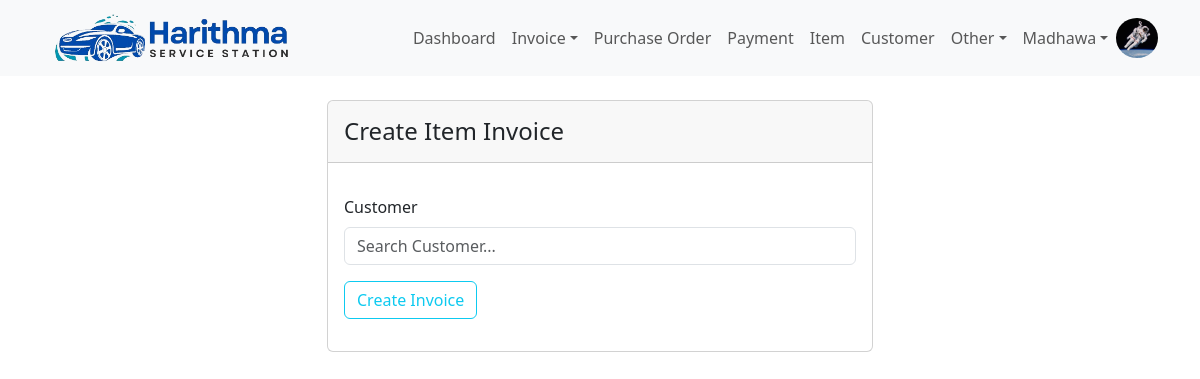
Screenshot of /item_invoice/head/create (signed in) with the database file from the repository.
### harithmapos/models.py (models this page shows, shortened)
class User(db.Model, UserMixin):
    id = db.Column(db.Integer, primary_key=True)
    email = db.Column(db.String(120), unique=True, nullable=False)
    name = db.Column(db.String(50), nullable=False)
    image = db.Column(db.String(20), default='default.jpg')
    password = db.Column(db.String(60), nullable=False)
    create_dttm = db.Column(db.DateTime, nullable=False, default=datetime.utcnow)
    update_dttm = db.Column(db.DateTime, nullable=False, default=datetime.utcnow)

### harithmapos/views/invoice/routes.py (the view, shortened to what this page needs)
@invoice_blueprint.route("/item_invoice/head/create", methods=['GET', 'POST'])
@login_required
def insert_item_invoice_head():
    form = ItemInvoiceHeadCreateForm()
    if request.method == 'GET':
        customers = Customer.query.all()
        return render_template(
            'invoice/item_create.html',
            title='Create Item Invoice',
            form=form,
            customers=customers,
        )
    else:
        flash("Error: Item Invoice create failed!", category='danger')
    return redirect(url_for('invoice_blueprint.item_invoice_head'))

### harithmapos/views/invoice/forms.py
class ItemInvoiceHeadCreateForm(FlaskForm):
    customer = StringField("Customer", validators=[DataRequired()])
    submit = SubmitField('Create Invoice')

### harithmapos/models.py (called while the page is built)
@login_manager.user_loader
def load_user(user_id):
    return User.query.get(int(user_id))

### harithmapos/templates/invoice/item_create.html (shortened to what this page needs)
{% extends 'layout/base.html' %}
{% block body %}
<div class="container mt-4">
    <div class="row justify-content-center">
        <div class="col-md-6">
            <div class="card">
                <header class="card-header">
                    <h4 class="card-title mt-2">Create Item Invoice</h4>
                </header>
                <article class="card-body">
                    <form method="POST" action="">
                        <fieldset class="form-group">
                            <div class="form-group">
                                {{ form.customer.label(class="form-label mt-3",for="customerDataList") }}
                                {{ form.customer(class="form-control", list="datalistOptionsEmployee", id="customerDataList", placeholder="Search Customer...") }}
                            </div>
                        </fieldset>
                        <div class="form-group">
                            {{ form.submit(class="btn btn-outline-info mt-3") }}
                        </div>
                    </form>
                </article>
            </div>
        </div>
    </div>
</div>
{% endblock body %}

### harithmapos/templates/layout/navbar.html (shortened to what this page needs)
<nav class="navbar navbar-expand-lg navbar-light bg-light">
    <div class="container">
        <a href="" class="navbar-brand">
            <img src="{{url_for('static', filename='Harithma-logo.png')}}" height="50" class="d-inline-block align-text-top" alt="">
        </a>
        <div class="collapse navbar-collapse" id="navbarCollapse">
            <ul class="navbar-nav ms-auto">
                {% if current_user.is_authenticated %}
                    <a class="nav-item nav-link" href="{{ url_for('dashboard_blueprint.dashboard') }}">Dashboard</a>
                    <li class="nav-item dropdown">
                        <a class="nav-link dropdown-toggle" href="#" role="button" data-bs-toggle="dropdown" aria-expanded="false">Invoice</a>
                    </li>
                    <a class="nav-item nav-link" href="{{ url_for('purchase_order_blueprint.purchase_order_head') }}">Purchase Order</a>
                    <a class="nav-item nav-link" href="{{ url_for('payment_blueprint.payment') }}">Payment</a>
                    <a class="nav-item nav-link" href="{{ url_for('item_blueprint.item') }}">Item</a>
                    <a class="nav-item nav-link" href="{{ url_for('customer_blueprint.customer') }}">Customer</a>
                    <li class="nav-item dropdown">
                        <a class="nav-link dropdown-toggle" href="#" role="button" data-bs-toggle="dropdown" aria-expanded="false">Other</a>
                    </li>
                    <li class="nav-item dropdown">
                        <a class="nav-link dropdown-toggle" href="#" role="button" data-bs-toggle="dropdown" aria-expanded="false">{{ current_user.name }}</a>
                    </li>
                    <img src="{{ url_for('static', filename='user_images/'+current_user.image) }}" class="rounded-circle" height="40" alt="Avatar" />
                {% else %}
                    <a class="nav-item nav-link" href="{{ url_for('user_blueprint.login') }}">Login</a>
                    <a class="nav-item nav-link" href="{{ url_for('user_blueprint.register') }}">Register</a>
                {% endif %}
            </ul>
        </div>
    </div>
</nav>

### rows the page displays
User: name "Madhawa", image (picture)
